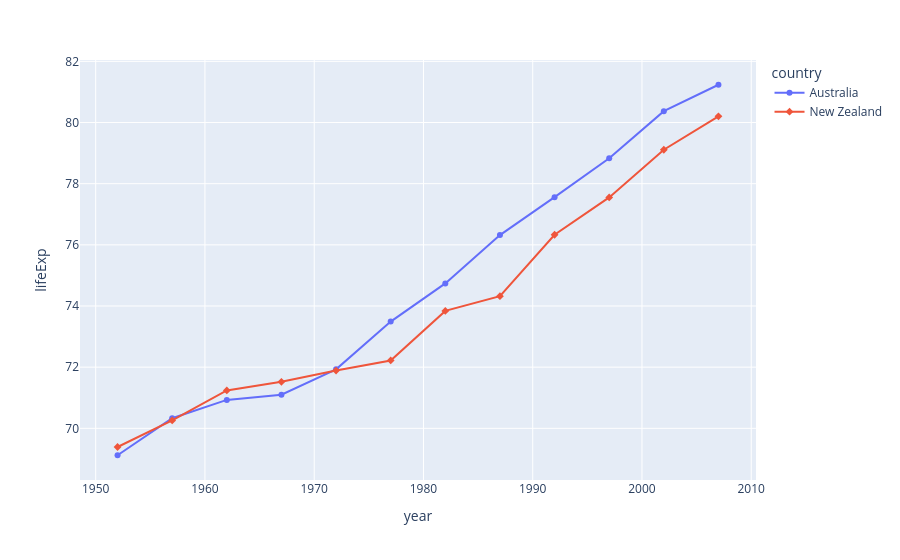

The code cell stored with this chart in its notebook:
### Code cell
df = px.data.gapminder().query("continent == 'Oceania'")
fig = px.line(df, x='year', y='lifeExp', color='country', symbol="country")
fig.show()

### Figure 1 — Plotly figure (JSON) as saved in the notebook; plotly's stock layout.template omitted (floating-point values rounded to 4 significant figures)
{"data": [{"hovertemplate": "country=Australia<br>year=%{x}<br>lifeExp=%{y}<extra></extra>", "legendgroup": "Australia", "line": {"color": "#636efa", "dash": "solid"}, "marker": {"symbol": "circle"}, "mode": "markers+lines", "name": "Australia", "orientation": "v", "showlegend": true, "type": "scatter", "x": [1952, 1957, 1962, 1967, 1972, 1977, 1982, 1987, 1992, 1997, 2002, 2007], "xaxis": "x", "y": [69.12, 70.33, 70.93, 71.1, 71.93, 73.49, 74.74, 76.32, 77.56, 78.83, 80.37, 81.23], "yaxis": "y"}, {"hovertemplate": "country=New Zealand<br>year=%{x}<br>lifeExp=%{y}<extra></extra>", "legendgroup": "New Zealand", "line": {"color": "#EF553B", "dash": "solid"}, "marker": {"symbol": "diamond"}, "mode": "markers+lines", "name": "New Zealand", "orientation": "v", "showlegend": true, "type": "scatter", "x": [1952, 1957, 1962, 1967, 1972, 1977, 1982, 1987, 1992, 1997, 2002, 2007], "xaxis": "x", "y": [69.39, 70.26, 71.24, 71.52, 71.89, 72.22, 73.84, 74.32, 76.33, 77.55, 79.11, 80.2], "yaxis": "y"}], "layout": {"legend": {"title": {"text": "country"}, "tracegroupgap": 0}, "margin": {"t": 60}, "xaxis": {"anchor": "y", "domain": [0, 1], "title": {"text": "year"}}, "yaxis": {"anchor": "x", "domain": [0, 1], "title": {"text": "lifeExp"}}}}
